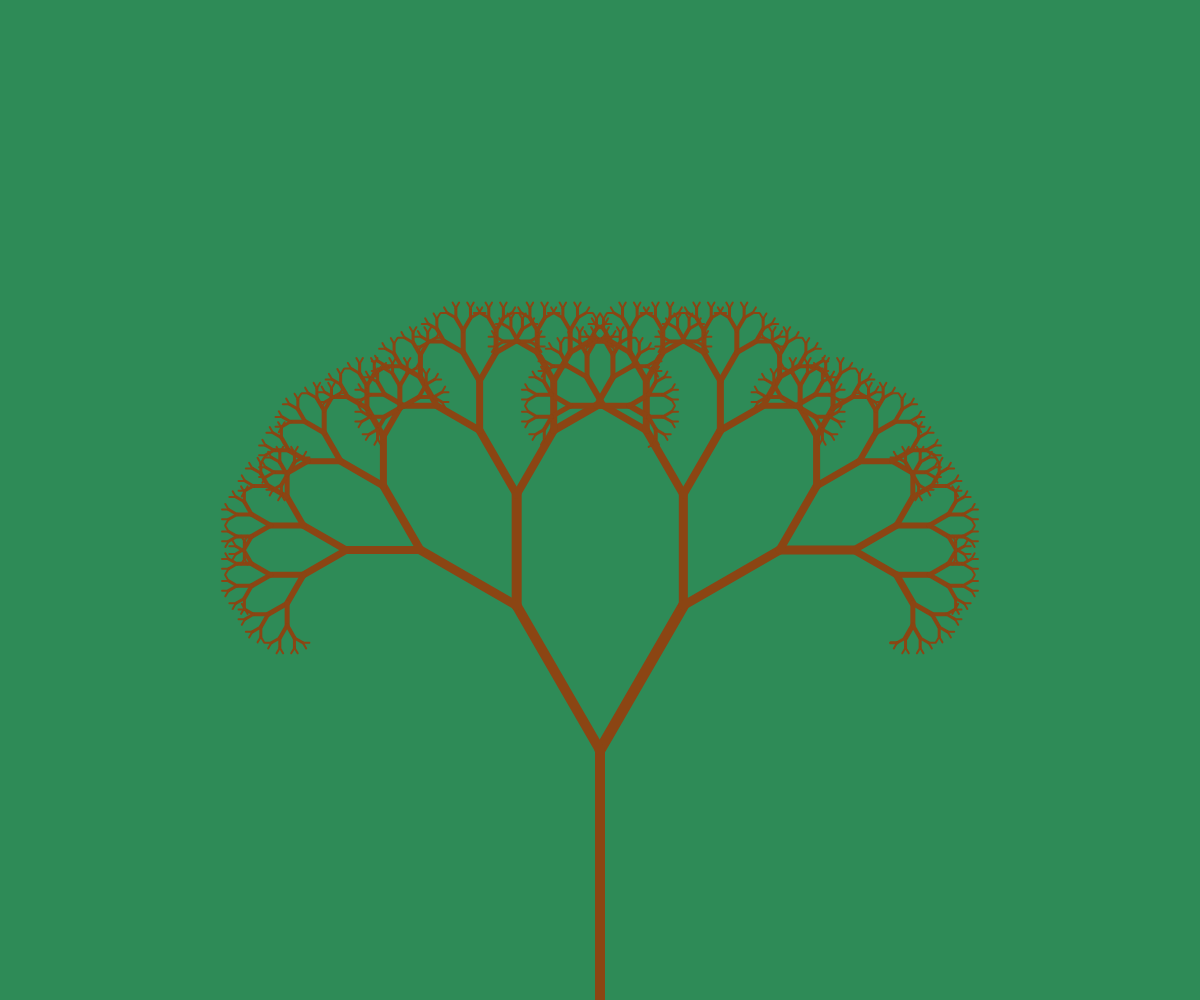
Frame 1 (no input)
Frame 60 (no input): identical to frame 1, image omitted
Frame 120 (the mouse pressed at the canvas centre since frame 60): identical to frame 1, image omitted

The p5.js sketch that drew this single still picture (run headless with seeded random() and noise() and a simulated clock; from frame 60 on, the mouse is pressed at the canvas centre):

// p5.js sketch
// ── sketch.js
//Generates fractal tree in a full windowed browser

//Set variables
var canvas;
var tree = [];
var scaleFactor = 2.0/3.0;
var treeLen = 0;
var newForce = 0;
var thickness = [];

//Setup
function setup() {
	frameRate(30);
	colorMode(RGB);
	canvas = createCanvas(windowWidth, windowHeight);
	
	//Set angle at which branches fan out
	var piAngle = PI/6;
	
	// Initialize first branch, the root
	var begin = createVector(width/2, height);
	var end = createVector(width/2, height-(height/4));	
	root = new branch(begin, end, scaleFactor, piAngle);
	tree[0] = root;
	thickness[0] = 10;
	
	//Draw the tree
	var maxj = 10;
	for (var j = 0; j<maxj; j++) {		
		for (var i = (tree.length - 1); i>=0; i--) {
			if (!tree[i].finished) {
				//Push right branches
				tree.push(tree[i].next_branch(i));
				//Push left branches
				tree.push(tree[i].next_branch(i+1));
				//Finish 
				tree[i].finished = true;
				thickness.push(maxj+1-j);
			}
		}
	}
}
function mousePressed() {
	
}

//Draw the canvas
function draw() {
	background(46,139,87);
	//~ if (frameCount% == 0) {
		//~ newForce = random(-1,1);
	//~ }
	//~ force = 0.5*sin(frameCount/60)+random(-1,1);
	force = 0;
	//Draw tree tree
	for (var i=0; i<tree.length; i++) {
		tree[i].show(thickness[i]);
		tree[i].move(force);
	}
}

//Resize canvas when window resizes
window.onresize = function() {
	canvas.size(windowWidth, windowHeight);
};

// ── branch.js
function branch(begin, end, scaleFactor, piAngle){
	//Set variables
	this.begin = begin;
	this.end = end;
	this.scaleFactor = scaleFactor;
	this.piAngle = piAngle
	this.finished = false;
	
	//Draw a branch
	this.show = function(thickness) {
		strokeWeight(thickness);
		stroke(139,69,19);
		line(this.begin.x, this.begin.y, this.end.x, this.end.y);
	}
	
	//Draw the next two branches
	this.next_branch = function(index) {
		angle = -(2*(index%2)-1)*(this.piAngle);
		var dir = p5.Vector.sub(this.end, this.begin);
		print(dir);
		dir.rotate(angle);
		var newEnd = p5.Vector.add(this.end, dir.mult(scaleFactor))	
		var nextBranch = new branch(this.end, newEnd, scaleFactor, piAngle);
		return nextBranch;
	}
	
	
	//Add external force
	this.move = function(force) {
		this.end.x += force;
	}
}
